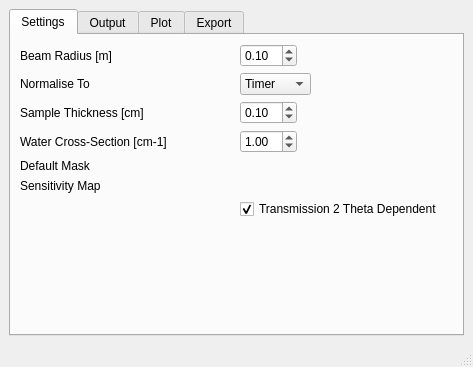
<?xml version="1.0" encoding="UTF-8"?>
<ui version="4.0">
 <class>MainWindow</class>
 <widget class="QMainWindow" name="MainWindow">
  <property name="geometry">
   <rect>
    <x>0</x>
    <y>0</y>
    <width>473</width>
    <height>367</height>
   </rect>
  </property>
  <property name="windowTitle">
   <string>MainWindow</string>
  </property>
  <widget class="QWidget" name="centralwidget">
   <layout class="QVBoxLayout" name="verticalLayout">
    <item>
     <widget class="QTabWidget" name="tabWidget">
      <property name="currentIndex">
       <number>0</number>
      </property>
      <widget class="QWidget" name="settings">
       <attribute name="title">
        <string>Settings</string>
       </attribute>
       <layout class="QHBoxLayout" name="horizontalLayout_2">
        <item>
         <layout class="QGridLayout" name="gridLayout">
          <item row="3" column="0">
           <widget class="QLabel" name="label_4">
            <property name="toolTip">
             <string>The cross-section value of water, used for absolute scale normalisation.</string>
            </property>
            <property name="text">
             <string>Water Cross-Section [cm-1]</string>
            </property>
           </widget>
          </item>
          <item row="1" column="1" alignment="Qt::AlignLeft">
           <widget class="QComboBox" name="comboBox">
            <item>
             <property name="text">
              <string>Timer</string>
             </property>
            </item>
            <item>
             <property name="text">
              <string>Monitor</string>
             </property>
            </item>
           </widget>
          </item>
          <item row="2" column="1" alignment="Qt::AlignLeft">
           <widget class="QDoubleSpinBox" name="sampleThickness">
            <property name="singleStep">
             <double>0.010000000000000</double>
            </property>
            <property name="value">
             <double>0.100000000000000</double>
            </property>
           </widget>
          </item>
          <item row="3" column="1" alignment="Qt::AlignLeft">
           <widget class="QDoubleSpinBox" name="waterXsection">
            <property name="singleStep">
             <double>0.010000000000000</double>
            </property>
            <property name="value">
             <double>1.000000000000000</double>
            </property>
           </widget>
          </item>
          <item row="1" column="0">
           <widget class="QLabel" name="label_2">
            <property name="toolTip">
             <string>Normalise data by time or monitor counts.</string>
            </property>
            <property name="text">
             <string>Normalise To</string>
            </property>
           </widget>
          </item>
          <item row="0" column="0">
           <widget class="QLabel" name="label">
            <property name="toolTip">
             <string>Used for calculation of beam centre, flux and transmissions.</string>
            </property>
            <property name="text">
             <string>Beam Radius [m]</string>
            </property>
           </widget>
          </item>
          <item row="5" column="1">
           <widget class="QWidget" name="defaultMask" native="true"/>
          </item>
          <item row="0" column="1" alignment="Qt::AlignLeft">
           <widget class="QDoubleSpinBox" name="beamRadius">
            <property name="decimals">
             <number>2</number>
            </property>
            <property name="singleStep">
             <double>0.010000000000000</double>
            </property>
            <property name="value">
             <double>0.100000000000000</double>
            </property>
           </widget>
          </item>
          <item row="6" column="1">
           <widget class="QWidget" name="sensitivityMap" native="true"/>
          </item>
          <item row="6" column="0">
           <widget class="QLabel" name="label_6">
            <property name="text">
             <string>Sensitivity Map</string>
            </property>
           </widget>
          </item>
          <item row="5" column="0">
           <widget class="QLabel" name="label_5">
            <property name="text">
             <string>Default Mask</string>
            </property>
           </widget>
          </item>
          <item row="2" column="0">
           <widget class="QLabel" name="label_3">
            <property name="toolTip">
             <string>The thickness of the flat sample. You can override in Custom Options for each row.</string>
            </property>
            <property name="text">
             <string>Sample Thickness [cm]</string>
            </property>
           </widget>
          </item>
          <item row="8" column="0">
           <spacer name="verticalSpacer">
            <property name="orientation">
             <enum>Qt::Vertical</enum>
            </property>
            <property name="sizeHint" stdset="0">
             <size>
              <width>20</width>
              <height>40</height>
             </size>
            </property>
           </spacer>
          </item>
          <item row="7" column="1">
           <widget class="QCheckBox" name="thetaDependent">
            <property name="text">
             <string>Transmission 2 Theta Dependent</string>
            </property>
            <property name="checked">
             <bool>true</bool>
            </property>
           </widget>
          </item>
         </layout>
        </item>
       </layout>
      </widget>
      <widget class="QWidget" name="iq">
       <attribute name="title">
        <string>Output</string>
       </attribute>
       <layout class="QGridLayout" name="gridLayout_3">
        <item row="0" column="1">
         <widget class="QComboBox" name="comboBox_3">
          <item>
           <property name="text">
            <string>PixelSizeBased</string>
           </property>
          </item>
          <item>
           <property name="text">
            <string>ResolutionBased</string>
           </property>
          </item>
         </widget>
        </item>
        <item row="2" column="0">
         <widget class="QLabel" name="label_11">
          <property name="text">
           <string>Manual Output Binning</string>
          </property>
         </widget>
        </item>
        <item row="1" column="1" alignment="Qt::AlignLeft">
         <widget class="QLineEdit" name="lineEdit">
          <property name="text">
           <string>1</string>
          </property>
         </widget>
        </item>
        <item row="1" column="0">
         <widget class="QLabel" name="label_10">
          <property name="text">
           <string>Binning Factor</string>
          </property>
         </widget>
        </item>
        <item row="2" column="1" alignment="Qt::AlignLeft">
         <widget class="QLineEdit" name="lineEdit_2"/>
        </item>
        <item row="5" column="0" colspan="2">
         <spacer name="verticalSpacer_3">
          <property name="orientation">
           <enum>Qt::Vertical</enum>
          </property>
          <property name="sizeHint" stdset="0">
           <size>
            <width>20</width>
            <height>40</height>
           </size>
          </property>
         </spacer>
        </item>
        <item row="0" column="0" alignment="Qt::AlignLeft">
         <widget class="QLabel" name="label_9">
          <property name="text">
           <string>Default Q Binning</string>
          </property>
         </widget>
        </item>
        <item row="3" column="0">
         <widget class="QLabel" name="label_12">
          <property name="text">
           <string>N Pixel Division</string>
          </property>
         </widget>
        </item>
        <item row="3" column="1" alignment="Qt::AlignLeft">
         <widget class="QLineEdit" name="lineEdit_3">
          <property name="text">
           <string>1</string>
          </property>
         </widget>
        </item>
        <item row="4" column="1">
         <widget class="QCheckBox" name="checkBox">
          <property name="text">
           <string>Separate Outputs For Panels</string>
          </property>
         </widget>
        </item>
       </layout>
      </widget>
      <widget class="QWidget" name="plot">
       <attribute name="title">
        <string>Plot</string>
       </attribute>
       <widget class="QWidget" name="gridLayoutWidget">
        <property name="geometry">
         <rect>
          <x>0</x>
          <y>0</y>
          <width>441</width>
          <height>271</height>
         </rect>
        </property>
        <layout class="QGridLayout" name="gridLayout_2"/>
       </widget>
      </widget>
      <widget class="QWidget" name="export_2">
       <attribute name="title">
        <string>Export</string>
       </attribute>
      </widget>
     </widget>
    </item>
   </layout>
  </widget>
  <widget class="QMenuBar" name="menubar">
   <property name="geometry">
    <rect>
     <x>0</x>
     <y>0</y>
     <width>473</width>
     <height>22</height>
    </rect>
   </property>
  </widget>
  <widget class="QStatusBar" name="statusbar"/>
 </widget>
 <resources/>
 <connections/>
</ui>
